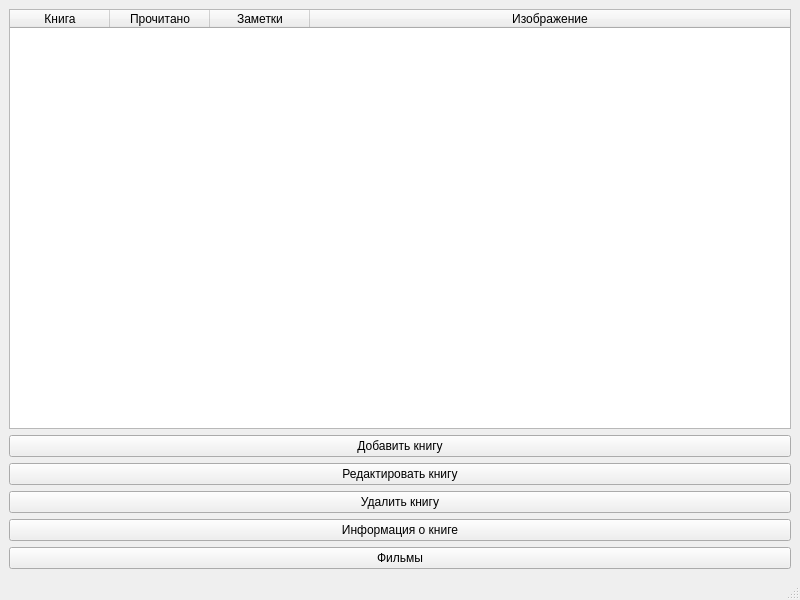
<?xml version="1.0" encoding="UTF-8"?>
<ui version="4.0">
 <class>MainWindow</class>
 <widget class="QMainWindow" name="MainWindow">
  <property name="geometry">
   <rect>
    <x>0</x>
    <y>0</y>
    <width>800</width>
    <height>600</height>
   </rect>
  </property>
  <property name="windowTitle">
   <string>MainWindow</string>
  </property>
  <widget class="QWidget" name="centralwidget">
   <layout class="QVBoxLayout" name="verticalLayout">
    <item>
     <widget class="QTableWidget" name="table">
      <attribute name="horizontalHeaderStretchLastSection">
       <bool>true</bool>
      </attribute>
      <column>
       <property name="text">
        <string>Книга</string>
       </property>
      </column>
      <column>
       <property name="text">
        <string>Прочитано</string>
       </property>
      </column>
      <column>
       <property name="text">
        <string>Заметки</string>
       </property>
      </column>
      <column>
       <property name="text">
        <string>Изображение</string>
       </property>
      </column>
     </widget>
    </item>
    <item>
     <widget class="QPushButton" name="add_button">
      <property name="text">
       <string>Добавить книгу</string>
      </property>
     </widget>
    </item>
    <item>
     <widget class="QPushButton" name="edit_button">
      <property name="text">
       <string>Редактировать книгу</string>
      </property>
     </widget>
    </item>
    <item>
     <widget class="QPushButton" name="delete_button">
      <property name="text">
       <string>Удалить книгу</string>
      </property>
     </widget>
    </item>
    <item>
     <widget class="QPushButton" name="info_button">
      <property name="text">
       <string>Информация о книге</string>
      </property>
     </widget>
    </item>
    <item>
     <widget class="QPushButton" name="books_button">
      <property name="text">
       <string>Фильмы</string>
      </property>
     </widget>
    </item>
   </layout>
  </widget>
  <widget class="QMenuBar" name="menubar">
   <property name="geometry">
    <rect>
     <x>0</x>
     <y>0</y>
     <width>800</width>
     <height>21</height>
    </rect>
   </property>
  </widget>
  <widget class="QStatusBar" name="statusbar"/>
 </widget>
 <resources/>
 <connections/>
</ui>
